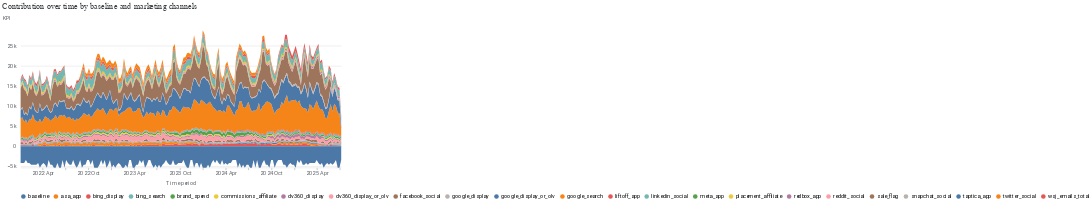

Source (notebook cell):
### Code cell
media_summary.plot_channel_contribution_area_chart()

### Figure 1 — Vega-Lite specification as saved in the notebook (floating-point values rounded to 4 significant figures; data arrays with more than 128 entries replaced by an {"elided": "..."} marker saying what was removed)
{"config": {"view": {"continuousWidth": 300, "continuousHeight": 300, "strokeOpacity": 0}, "axis": {"labelColor": "#5F6368", "labelFont": "Roboto", "labelFontSize": 12, "titleColor": "#5F6368", "titleFont": "Roboto", "titleFontSize": 12, "titleFontWeight": "normal", "titlePadding": 10}}, "data": {"name": "data-9bd6936f083335adab84bebbb4929578"}, "mark": {"type": "area"}, "encoding": {"color": {"field": "channel", "legend": {"labelFont": "Roboto", "labelFontSize": 12, "orient": "bottom", "title": null}, "scale": {"domain": ["baseline", "asa_app", "bing_display", "bing_search", "brand_spend", "commissions_affiliate", "dv360_display", "dv360_display_or_olv", "facebook_social", "google_display", "google_display_or_olv", "google_search", "liftoff_app", "linkedin_social", "meta_app", "placement_affiliate", "redbox_app", "reddit_social", "sale_flag", "snapchat_social", "taptica_app", "twitter_social", "wsj_emails_total"]}, "sort": ["baseline", "asa_app", "bing_display", "bing_search", "brand_spend", "commissions_affiliate", "dv360_display", "dv360_display_or_olv", "facebook_social", "google_display", "google_display_or_olv", "google_search", "liftoff_app", "linkedin_social", "meta_app", "placement_affiliate", "redbox_app", "reddit_social", "sale_flag", "snapchat_social", "taptica_app", "twitter_social", "wsj_emails_total"], "type": "nominal"}, "order": {"field": "sort_channel", "sort": "descending", "type": "nominal"}, "tooltip": [{"field": "time", "format": "%Y-%m-%d", "type": "temporal"}, {"field": "channel", "type": "nominal"}, {"field": "incremental_outcome", "format": ",.2f", "type": "quantitative"}], "x": {"axis": {"domainColor": "#DADCE0", "format": "%Y %b", "grid": false, "tickCount": 8}, "field": "time", "title": "Time period", "type": "temporal"}, "y": {"axis": {"domain": false, "labelExpr": "replace(format(datum.value, '.3~s'), 'G', 'B')", "labelPadding": 10, "tickCount": 5, "ticks": false, "titleAlign": "left", "titleAngle": 0, "titleY": -20}, "field": "incremental_outcome", "scale": {"clamp": true, "domainMin": -5307.0}, "title": "KPI", "type": "quantitative"}}, "title": {"text": "Contribution over time by baseline and marketing channels", "anchor": "start", "color": "#3C4043", "font": "Google Sans Display", "fontSize": 18, "fontWeight": "normal", "offset": 10}, "transform": [{"calculate": "indexof(['asa_app', 'bing_display', 'bing_search', 'brand_spend', 'commissions_affiliate', 'dv360_display', 'dv360_display_or_olv', 'facebook_social', 'google_display', 'google_display_or_olv', 'google_search', 'liftoff_app', 'linkedin_social', 'meta_app', 'placement_affiliate', 'redbox_app', 'reddit_social', 'sale_flag', 'snapchat_social', 'taptica_app', 'twitter_social', 'wsj_emails_total', 'baseline'], datum.channel)", "as": "sort_channel"}], "width": 700, "$schema": "https://vega.github.io/schema/vega-lite/v5.20.1.json", "datasets": {"data-9bd6936f083335adab84bebbb4929578": {"elided": "4232 records"}}}
